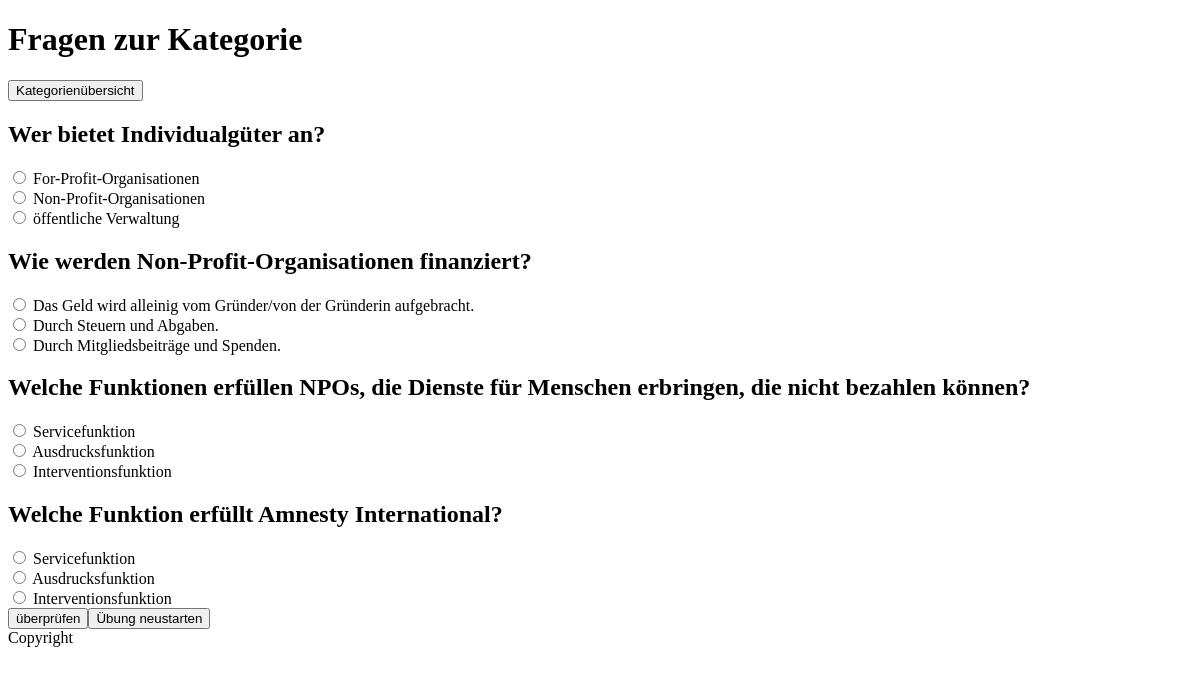
/fragen.php?kategorie=Der öffentliche Sektor und NPOs, run on the app's committed database.
### tables this page shows
CREATE TABLE `antworten` (
  `ID` int(11) NOT NULL,
  `text` varchar(255) NOT NULL,
  `FK_Frage` int(11) NOT NULL,
  `richtig` tinyint(1) NOT NULL
);

### functions/functions.php (called while the page is built, shortened)
<?php
function getFragenByKategorie($kategorie){
    $conn=getDbConnection();
    $count=0;
    $result = array();
    $rs = $conn->query("select Frage from fragen
    JOIN kategorie ON kategorie.KategorieID = fragen.FK_Kategorie
    WHERE kategorie.Kategorie = '$kategorie' ");
    foreach($rs as $row){
        $result[$count] = $row["Frage"];
        $count++;
    }
    return $result;
}
function getAntwortenByFrage($frage){
    $conn=getDbConnection();
    $count=0;
    $result = array();
    $rs = $conn->query("SELECT * FROM `antworten`
    JOIN fragen ON fragen.FrageID = antworten.FK_Frage
    WHERE fragen.Frage = '$frage' ");
    foreach($rs as $row){
        $antwortObj = new AntwortObj();
        $antwortObj->text = $row["text"];
        $antwortObj->id = $row["ID"];
        $result[$count] = $antwortObj;
        $count++;
    }
    return $result;
}
?>

### fragen.php (the view, shortened to what this page needs)
<!DOCTYPE html>
<?PHP
    include "functions/functions.php";
    $kategorie = $_GET['kategorie'];
?>
<html lang="de">
  <head>
  </head>
  <body>
    <h1>Fragen zur Kategorie</h1> <button onclick="location.href='index.php'" value="Kategorienübersicht">Kategorien&uuml;bersicht</button>
    <?php
      foreach(getFragenByKategorie($kategorie) as $frage) {
        echo "<div class='frageContainer'>
        <h2 class='frage'>$frage</h2>";
       echo "<form action=''>";
        foreach(getAntwortenByFrage($frage) as $antwort) {
          echo "<div id='$antwort->id-container' class='antwort-container'>
                  <input id='$antwort->id' class='antwort' type='radio' name='antwort' value='$antwort->text'>
                    <label for='$antwort->id'>$antwort->text</label>
                </div>";
        }
        echo "</form>";
       echo "</div>";
      }
    ?>
  <button onclick='validate()'>&uuml;berpr&uuml;fen</button><button onclick="window.location.reload()" value="Übung neustarten">&Uuml;bung neustarten</button>
      </body>
  <footer>Copyright</footer>
</html>

### fragen.php (style rules this page uses)
input[type=radio] + label:before { vertical-align: baseline; display: inline-block; }
input[type=radio] + label:before { background-color: green; }

### data on the page
antworten: text "For-Profit-Organisationen"
antworten: text "Non-Profit-Organisationen"
antworten: text "öffentliche Verwaltung"
antworten: text "Das Geld wird alleinig vom Gründer/von der Gründerin aufgebracht."
antworten: text "Durch Steuern und Abgaben."
antworten: text "Durch Mitgliedsbeiträge und Spenden."
antworten: text "Servicefunktion"
antworten: text "Ausdrucksfunktion"
antworten: text "Interventionsfunktion"
antworten: text "Servicefunktion"
antworten: text "Ausdrucksfunktion"
antworten: text "Interventionsfunktion"

### other printed values
$frage "Wer bietet Individualgüter an?"
$frage "Wie werden Non-Profit-Organisationen finanziert?"
$frage "Welche Funktionen erfüllen NPOs, die Dienste für Menschen erbringen, die nicht bezahlen können?"
$frage "Welche Funktion erfüllt Amnesty International?"
